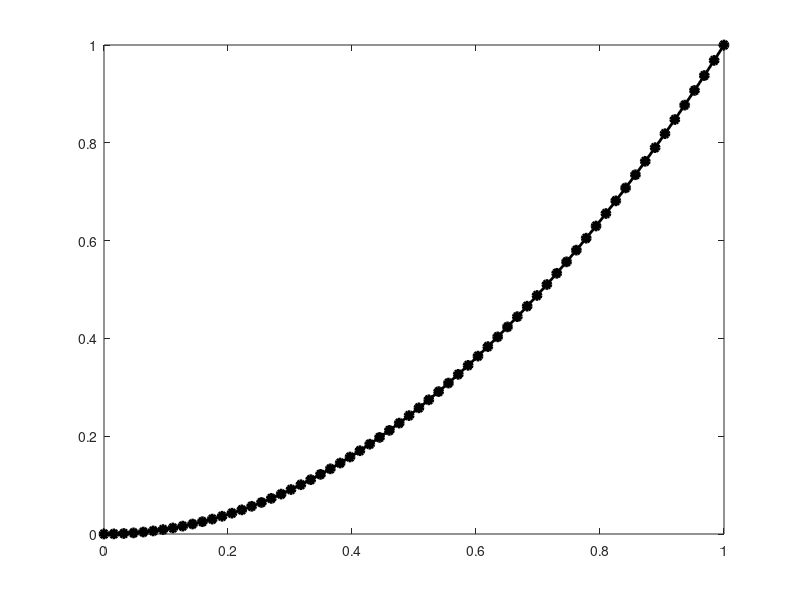
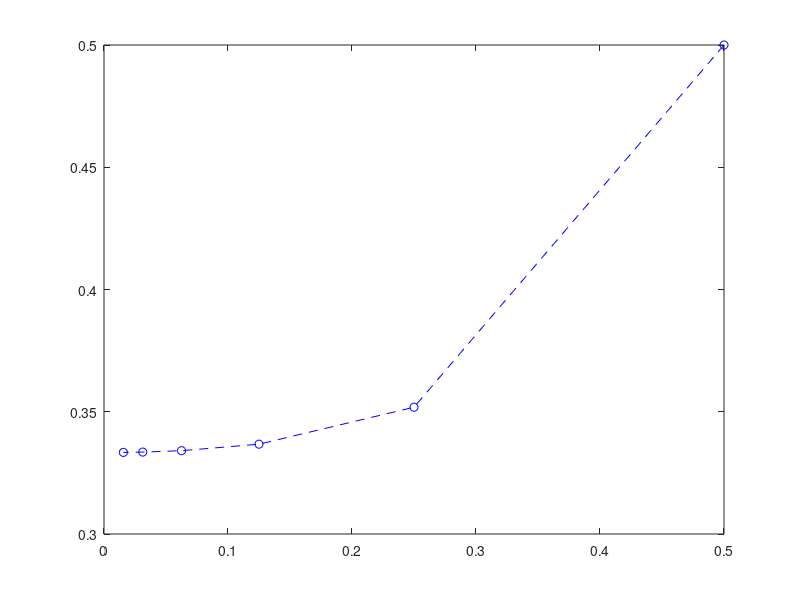

Reproduce these figures in MATLAB, in order.
clear all;
close all;
clc;

N = 2.^[1,2,3,4,5,6];
val = 0*N;

for i = 1:length(N)
    x = linspace(0,1,N(i));
    y = x.^2;
    
    val(i) =  trapz(x,y);

    plot(x,y,'-ko','LineWidth',2,'MarkerFaceColor','k')
    pause(2)
end


figure(2)
plot(1./N,val,'b--o');
